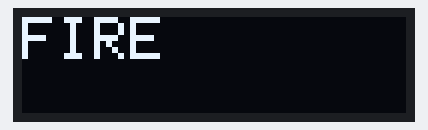
A sketch run on a simulated Arduino Uno, built with avr-gcc and run on an emulated ATmega328P. Shown: 128×32 one-colour display.

Above: at 0.1 s.

The sketch:

sensordetection.ino
```cpp
#include <Wire.h>
#include <Adafruit_GFX.h>
#include <Adafruit_SSD1306.h>

#define screen_width 128
#define screen_height 32

#define smokeA0 A2

int sensorThres = 400;


Adafruit_SSD1306 display(screen_width, screen_height);

void fire()
{
  display.clearDisplay();
  display.setTextSize(2);
  display.setTextColor(SSD1306_WHITE);
  display.setCursor(0, 0);
  display.print("FIRE");
  display.display();
}
int iCountdown()
{
  int countdown=60;
  while (countdown !=0)
  {

    display.clearDisplay();
    display.setTextSize(2);
    display.setTextColor(SSD1306_WHITE);
    display.setCursor(0, 16);
    display.print(countdown);
    display.display();
    fire();
    delay(1000);
    countdown--;
  }
    return 0;
}

void setup()
{
  Serial.begin(9600);
  display.begin(SSD1306_SWITCHCAPVCC, 0x3C);
  pinMode(smokeA0, INPUT);
}


void loop()
{
int analogSensor = analogRead(smokeA0);
 if (analogSensor > sensorThres)
  {
    iCountdown();
  }
}
```

Measured:
- what the display in image 0 shows lasts 1.0 s, from 0.1 s to 1.1 s
